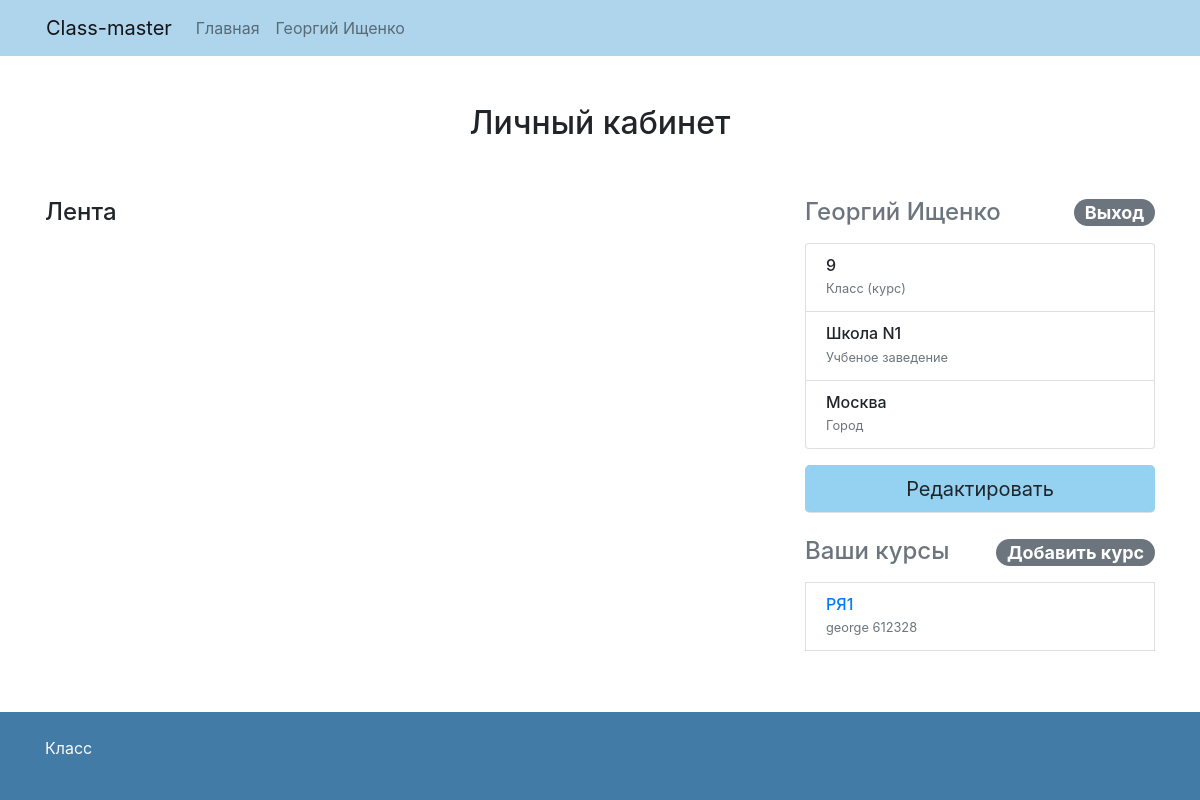
Before: /im/ (signed in) with the older database file.
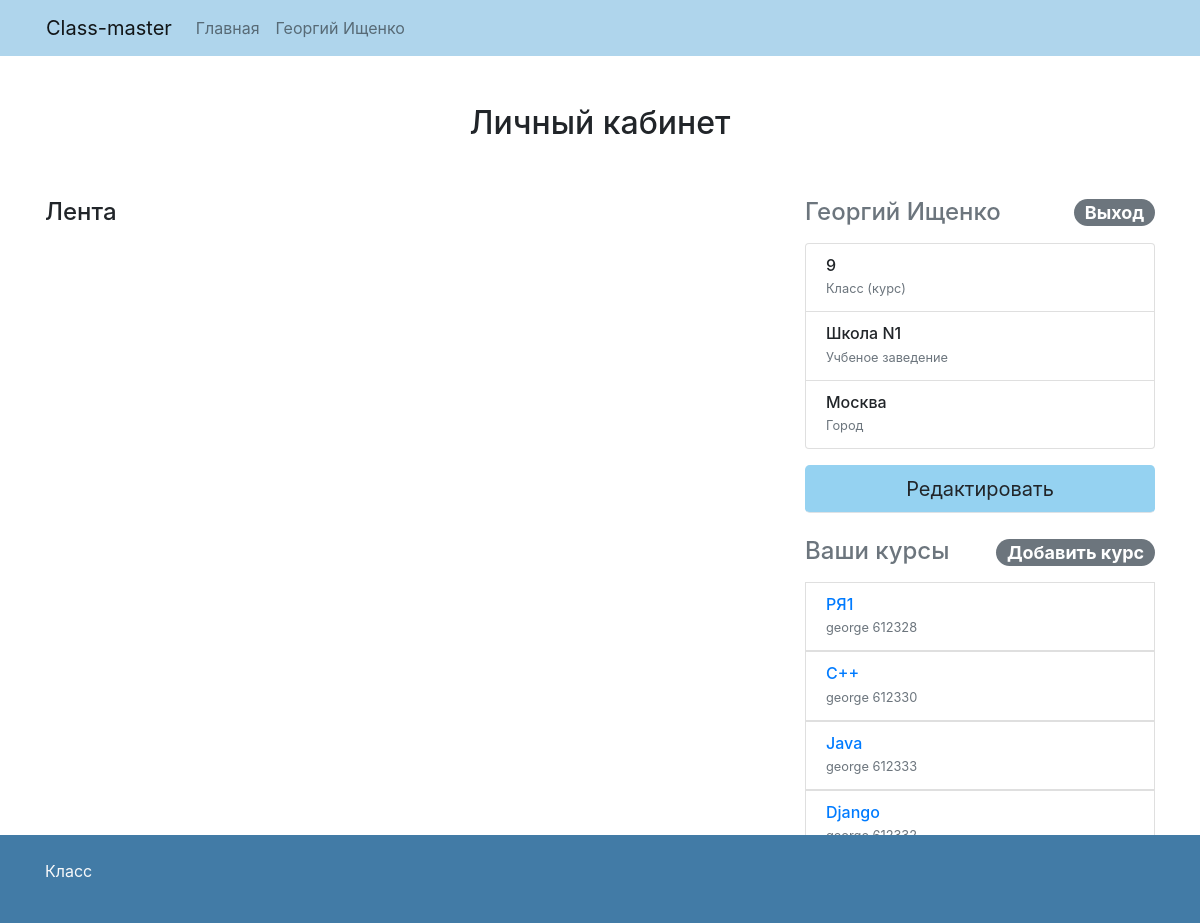
After: the same page with the newer database file.
### my_class/models.py (models this page shows, shortened)
class Profile(models.Model):
    user = models.OneToOneField(User, primary_key=True, on_delete=models.CASCADE)
    city = models.CharField(max_length=16)
    institution = models.CharField(max_length=64, blank=True)
    grade = models.CharField(max_length=2, blank=True)
    classes = models.ManyToManyField(Class, verbose_name='Классы',
         through='ProfileClass')

class Class(models.Model):
    name = models.CharField(max_length=32)
    teacher = models.ForeignKey(settings.AUTH_USER_MODEL, on_delete=models.CASCADE, null=True, blank=True)
    def pin(self):
        return (self.pk^612345)
    def get_absolute_url(self):
        return self.name+"-"+str(self.pk)

### my_class/views.py (the view)
# urls.py: path('im/',profile),
def profile(request):
	profile = Profile.objects.get(user = request.user)
	print(profile.classes)
	return render(request, 'profile.html', {
		'profile' : profile
		})

### my_class/templates/profile.html (shortened to what this page needs)
{% extends "base.html" %}
  {% block content %}
	<body>
	  <div class="container">
	<div class="py-5 text-center">
	  <h2>Личный кабинет</h2>
	</div>
	  <div class="row">
	    <div class="col-md-4 order-md-2 mb-5">
	    	<h4 class="d-flex justify-content-between align-items-center mb-3">
		       	<span class="text-muted">{{profile.user.first_name}} {{profile.user.last_name}}</span>
		       	<a class="badge badge-secondary badge-pill" href="logout">Выход</a>
		    </h4>
		    <ul class="list-group mb-3">
		    	<li class="list-group-item d-flex justify-content-between lh-condensed">
		          <div>
		            <h6 class="my-0">{{profile.grade}}</h6>
		            <small class="text-muted">Класс (курс)</small>
		          </div>
		        </li>
		        <li class="list-group-item d-flex justify-content-between lh-condensed">
		          <div>
		            <h6 class="my-0">{{profile.institution}}</h6>
		            <small class="text-muted">Учбеное заведение</small>
		          </div>
		        </li>
		        <li class="list-group-item d-flex justify-content-between lh-condensed">
		          <div>
		            <h6 class="my-0">{{profile.city}}</h6>
		            <small class="text-muted">Город</small>
		          </div>
		        </li>
		    </ul>
	    	<a class="btn btn-lg btn-block mb-4 border-bottom" href='/edit' type="submit"
	    	style="background-color: #95D2F1;">Редактировать</a>
		     <h4 class="d-flex justify-content-between align-items-center mb-3">
		       	<span class="text-muted">Ваши курсы</span>
		        <div class="dropdown">
				  <span class="badge badge-secondary badge-pill" type="button" id="dropdownMenuButton" data-toggle="dropdown" aria-haspopup="true" aria-expanded="false">
				    Добавить курс
				  </span>
				</div>
		    </h4>
		    <ul class="list-group mb-3">
		    	{% for class in profile.classes.all %}
		    	<a href="/classes/{{class.get_absolute_url}}/feed">
		    		<li class="list-group-item d-flex justify-content-between lh-condensed">
				        <div>
				            <h6 class="my-0">{{ class.name }}</h6>
				            <small class="text-muted">{{ class.teacher }} {{ class.pin }}</small>
				        </div>
		        	</li>
		    	</a>
		        {% endfor %}
		    </ul>
	    </div>
	    <div class="col-md-8 order-md-1">
	      <h4 class="mb-3">Лента</h4>
	    </div>
	  </div>
	</body>
	{% endblock %}

### my_class/templates/base.html (shortened to what this page needs)
{% load static %}
<!doctype html>
<html>
  <head>
  	<link href="{% static 'vendor/bootstrap/css/bootstrap.min.css' %}" rel="stylesheet">
  </head>
  <header>
    <div style="background-color: #AFD5EC;">
      <nav class="container navbar navbar-expand-lg navbar-light">
        <a class="navbar-brand" href="/">Class-master</a>
        <div class="collapse navbar-collapse" id="navbarNavAltMarkup">
          <div class="navbar-nav">
            <a class="nav-link" href="/">Главная</a>
            <a class="nav-link float-right" href="/im">{{request.user.first_name}} {{request.user.last_name}}</a>
          </div>
        </div>
      </nav>
    </div>
  </header>
  <body>
    {% block content %}
    {% endblock %}
  </body>
  <footer class="footer mt-auto py-4 fixed-bottom" style="background-color: #427BA6;">
    <div class="container">
      <p class="text-light">Класс</p>
    </div>
  </footer>
</html>

Changed rows visible on the page:
added Class: name "С++", teacher "george", pin "612330"
added Class: name "Java", teacher "george", pin "612333"
added Class: name "Django"
